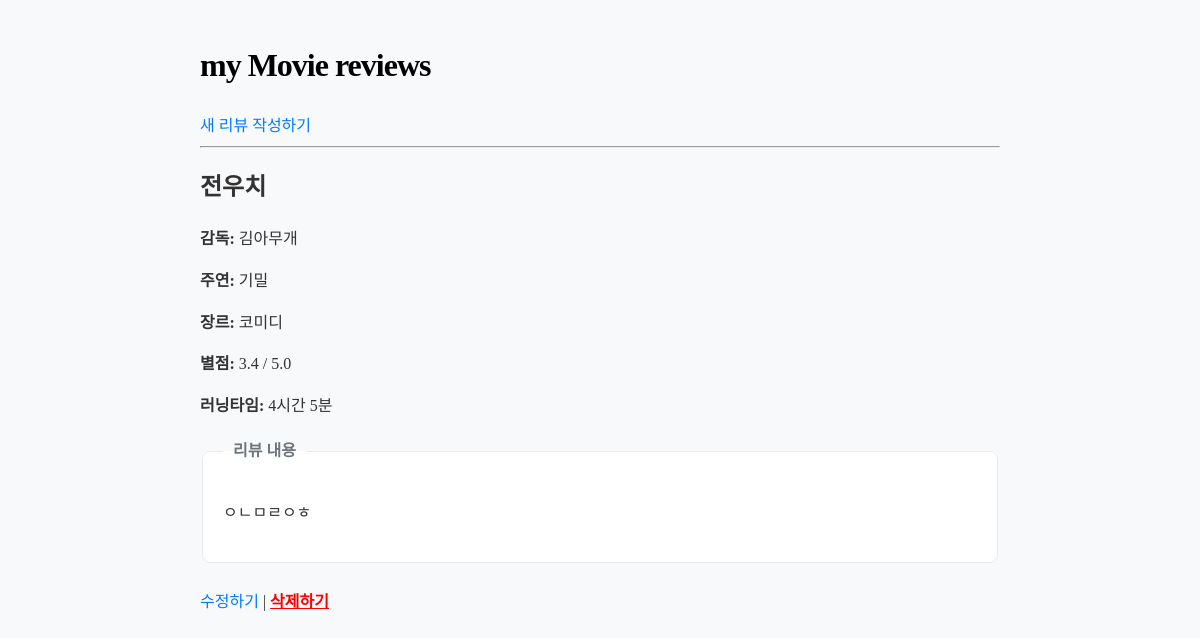
Screenshot of /review/3/ with the database file from the repository.
### reviews/models.py (models this page shows, shortened)
class MovieReview(models.Model):
    title = models.CharField(max_length=100)
    opening_year = models.IntegerField()
    director = models.CharField(max_length=50)
    actor = models.CharField(max_length=100)
    GENRE_CHOICES = [
        ('action', '액션'),
        ('romance', '로맨스/멜로'),
        ('comedy', '코미디'),
        ('thriller', '스릴러/공포'),
        ('sf', 'SF/판타지'),
        ('drama', '드라마'),
        ('animation', '애니메이션'),
    ]
    genre = models.CharField(max_length=50, choices=GENRE_CHOICES, default='action')
    star_rating = models.FloatField()
    running_time = models.IntegerField()
    def get_running_time_to_hours(self):
        hours = self.running_time // 60
        minutes = self.running_time % 60
        if hours == 0:
            return f"{minutes}분"
        return f"{hours}시간 {minutes}분"
    content = models.TextField()
    created_at = models.DateTimeField(auto_now_add=True)
    updated_at = models.DateTimeField(auto_now=True)

### reviews/views.py (the view)
# urls.py: path('review/<int:pk>/', views.review_detail, name='review_detail'),
def review_detail(request, pk):
    review = get_object_or_404(MovieReview, pk=pk)
    return render(request, 'review_detail.html', {'review': review})

### reviews/templates/review_detail.html (shortened to what this page needs)
{% load static %}
<!DOCTYPE html>
<html lang="ko">
<head>
    <link rel="stylesheet" href="{% static 'style.css' %}">
</head>
<body>
    <h1><a href="{% url 'review_list' %}" style="text-decoration: none; color: black;">my Movie reviews</a></h1>
    <a href="{% url 'review_create' %}">새 리뷰 작성하기</a>
    <hr>
    <h2>{{ review.title }}</h2>
    <p><strong>감독:</strong> {{ review.director }}</p>
    <p><strong>주연:</strong> {{ review.actor }}</p>
    <p><strong>장르:</strong> {{ review.get_genre_display }}</p>
    <p><strong>별점:</strong> {{ review.star_rating }} / 5.0</p>
    <p><strong>러닝타임:</strong> {{ review.get_running_time_to_hours }}</p>
    <fieldset>
        <legend>리뷰 내용</legend>
        <p>{{ review.content|linebreaksbr }}</p>
    </fieldset>
    <br>
    <a href="{% url 'review_update' review.pk %}">수정하기</a> |
    <form action="{% url 'review_delete' review.pk %}" method="POST" style="display: inline;" onsubmit="return confirm('정말 이 리뷰를 삭제하시겠습니까?');">
        <button type="submit" style="background: none; border: none; color: red; text-decoration: underline; cursor: pointer; font-size: 16px; padding: 0;">삭제하기</button>
    </form>
</body>
</html>

### reviews/static/style.css (style rules this page uses)
body { line-height: 1.6; color: #333; max-width: 800px; margin: 40px auto; padding: 0 20px; background-color: #f8f9fa; }
h1 a { color: #222; font-weight: 800; letter-spacing: -1px; }
a { color: #007bff; text-decoration: none; transition: color 0.2s ease; }
a.button, button { display: inline-block; background-color: #007bff; color: white; padding: 10px 20px; border-radius: 6px; border: none; font-size: 16px; cursor: pointer; font-weight: 600; transition: background-color 0.2s; }
fieldset { border: 1px solid #e9ecef; background-color: #fff; padding: 20px; border-radius: 8px; margin-top: 20px; }
legend { font-weight: bold; padding: 0 10px; color: #6c757d; }

### rows the page displays
MovieReview: title "전우치", director "김아무개", actor "기밀", genre "코미디", star_rating "3.4", get_running_time_to_hours "4시간 5분", content "ㅇㄴㅁㄹㅇㅎ"
